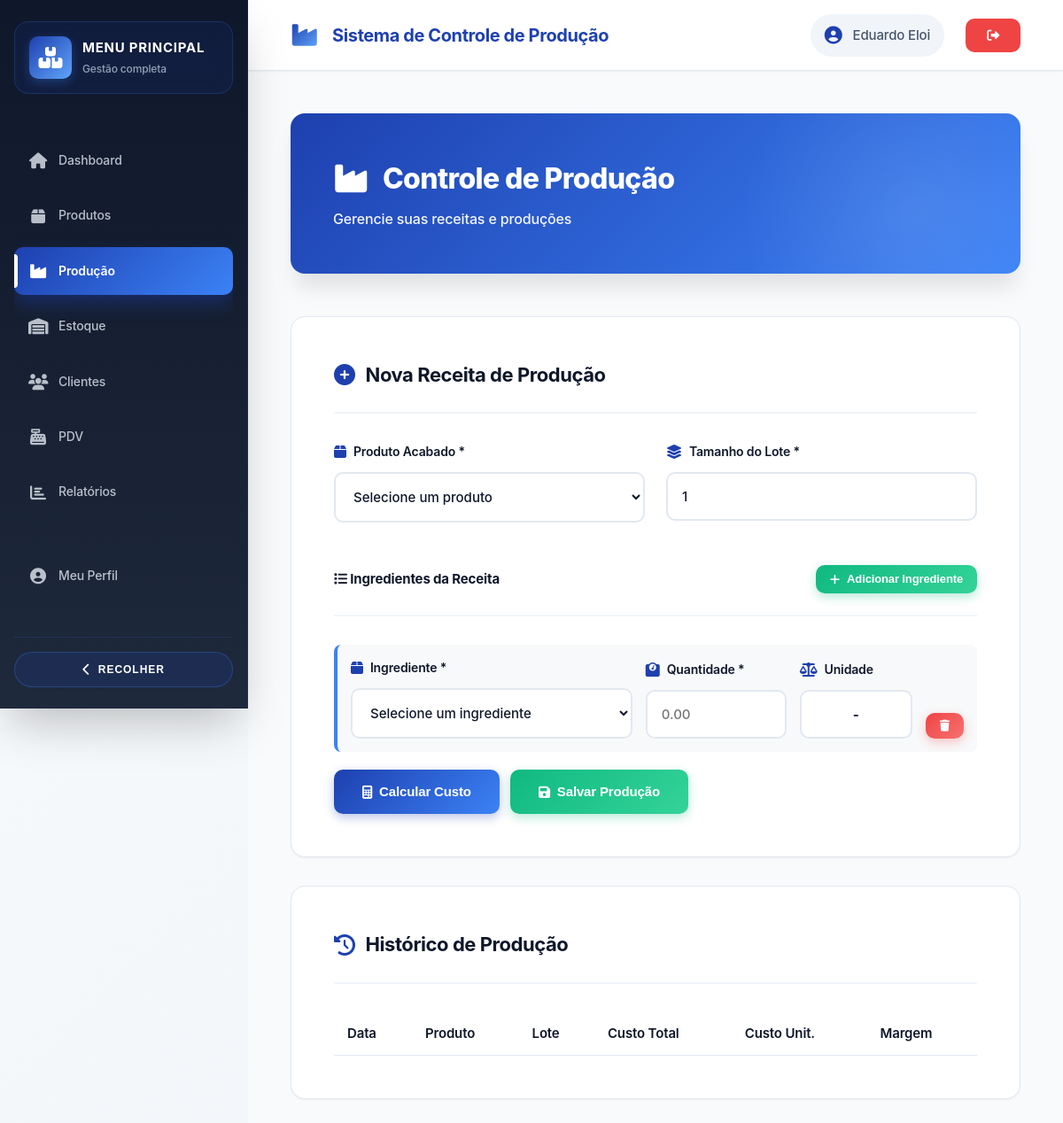
/views/production/index.php (signed in), run on an earlier commit of the app's database.
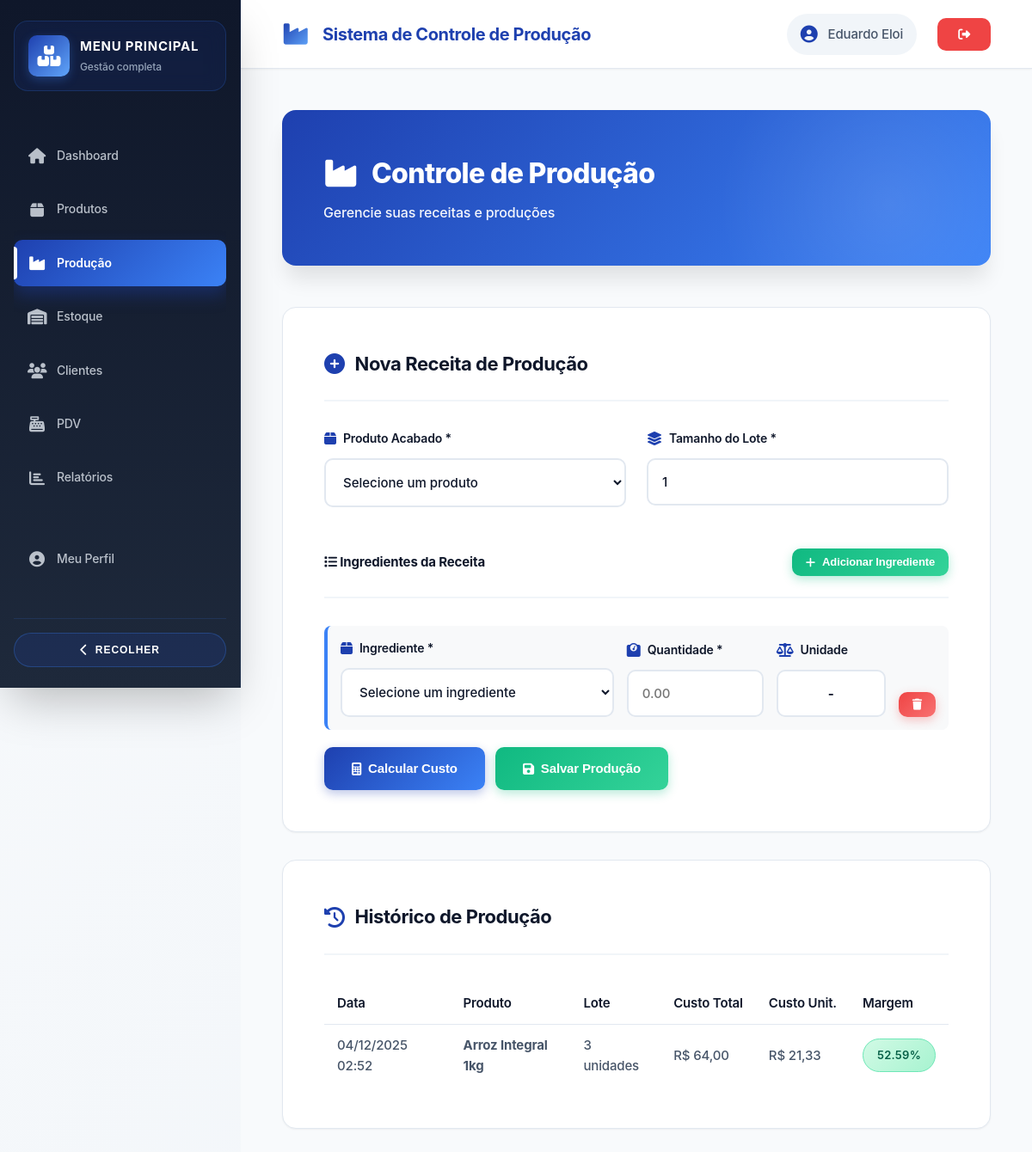
And on a later commit of the database.
### tables this page shows
CREATE TABLE productions (
            id INTEGER PRIMARY KEY AUTOINCREMENT,
            product_id INTEGER NOT NULL,
            batch_size INTEGER NOT NULL,
            total_cost REAL NOT NULL,
            unit_cost REAL NOT NULL,
            profit_margin REAL,
            created_at DATETIME DEFAULT CURRENT_TIMESTAMP, user_id INTEGER NOT NULL DEFAULT 1,
            FOREIGN KEY (product_id) REFERENCES products(id)
        );

CREATE TABLE products (
            id INTEGER PRIMARY KEY AUTOINCREMENT,
            barcode TEXT UNIQUE NOT NULL,
            description TEXT NOT NULL,
            cost REAL NOT NULL,
            price REAL NOT NULL,
            stock REAL DEFAULT 0,
            min_stock REAL DEFAULT 0,
            unit TEXT NOT NULL,
            type TEXT NOT NULL,
            image TEXT,
            created_at DATETIME DEFAULT CURRENT_TIMESTAMP,
            updated_at DATETIME DEFAULT CURRENT_TIMESTAMP
        , category TEXT, brand TEXT, supplier TEXT, max_stock REAL, notes TEXT, status TEXT DEFAULT "active", user_id INTEGER NOT NULL DEFAULT 1);

### config/config.php (called while the page is built, shortened)
<?php
function isLoggedIn() {
    return isset($_SESSION['user_id']);
}
function getCurrentUser() {
    if (isLoggedIn()) {
        return [
            'id' => $_SESSION['user_id'],
            'name' => $_SESSION['user_name'],
            'email' => $_SESSION['user_email']
        ];
    }
    return null;
}
function formatMoney($value) {
    return 'R$ ' . number_format($value, 2, ',', '.');
}
?>

### views/production/index.php (the view, shortened to what this page needs)
<?php
require_once __DIR__ . '/../../config/config.php';
$db = Database::getInstance()->getConnection();
$productions = $db->query("
    SELECT p.*, pr.description as product_name
    FROM productions p
    JOIN products pr ON p.product_id = pr.id
    ORDER BY p.created_at DESC
    LIMIT 20
")->fetchAll(PDO::FETCH_ASSOC);
?>
<?php include __DIR__ . '/../../components/header.php'; ?>
<div class="main-layout">
    <?php include __DIR__ . '/../../components/sidebar.php'; ?>
    <div class="content-wrapper">
        <?php include __DIR__ . '/../../components/navbar.php'; ?>
        <main class="main-content">
            <div class="page-header">
                <h1><i class="fas fa-industry"></i> Controle de Produção</h1>
                <p>Gerencie suas receitas e produções</p>
            </div>
            <div class="card">
                <div class="card-header">
                    <h3><i class="fas fa-plus-circle"></i> Nova Receita de Produção</h3>
                </div>
                <form id="productionForm">
                    <div class="form-row">
                        <div class="form-group">
                            <label for="finished_product">
                                <i class="fas fa-box"></i>
                                Produto Acabado *
                            </label>
                            <select id="finished_product" name="product_id" required>
                                <option value="">Selecione um produto</option>
                            </select>
                        </div>
                        <div class="form-group">
                            <label for="batch_size">
                                <i class="fas fa-layer-group"></i>
                                Tamanho do Lote *
                            </label>
                            <input type="number" id="batch_size" name="batch_size" min="1" value="1" required>
                        </div>
                    </div>
                    <div class="card-header" style="margin-top: 20px;">
                        <h4><i class="fas fa-list"></i> Ingredientes da Receita</h4>
                        <button type="button" class="btn btn-success btn-sm" onclick="adicionarIngrediente()">
                            <i class="fas fa-plus"></i> Adicionar Ingrediente
                        </button>
                    </div>
                    <div id="ingredientsContainer">
                    </div>
                    <div class="btn-group" style="margin-top: 20px;">
                        <button type="button" class="btn btn-primary" onclick="calcularProducao()">
                            <i class="fas fa-calculator"></i> Calcular Custo
                        </button>
                        <button type="button" class="btn btn-success" id="saveBtn" onclick="salvarProducao()" disabled>
                            <i class="fas fa-save"></i> Salvar Produção
                        </button>
                    </div>
                </form>
            </div>
            <div class="card">
                <div class="card-header">
                    <h3><i class="fas fa-history"></i> Histórico de Produção</h3>
                </div>
                <div class="table-responsive">
                    <table class="table">
                        <thead>
                            <tr>
                                <th>Data</th>
                                <th>Produto</th>
                                <th>Lote</th>
                                <th>Custo Total</th>
                                <th>Custo Unit.</th>
                                <th>Margem</th>
                            </tr>
                        </thead>
                        <tbody>
                            <?php foreach ($productions as $prod): ?>
                                <tr>
                                    <td><?php echo date('d/m/Y H:i', strtotime($prod['created_at'])); ?></td>
                                    <td><strong><?php echo htmlspecialchars($prod['product_name']); ?></strong></td>
                                    <td><?php echo $prod['batch_size']; ?> unidades</td>
                                    <td><?php echo formatMoney($prod['total_cost']); ?></td>
                                    <td><?php echo formatMoney($prod['unit_cost']); ?></td>
                                    <td><span class="badge badge-success"><?php echo number_format($prod['profit_margin'], 2); ?>%</span></td>
                                </tr>
                            <?php endforeach; ?>
                        </tbody>
                    </table>
                </div>
            </div>
        </main>
    </div>
</div>
<?php include __DIR__ . '/../../components/footer.php'; ?>

### components/header.php (shortened to what this page needs)
<!DOCTYPE html>
<html lang="pt-br">
<head>
    <link rel="stylesheet" href="https://cdnjs.cloudflare.com/ajax/libs/font-awesome/6.4.0/css/all.min.css">
    <link rel="stylesheet" href="<?php echo BASE_URL; ?>assets/css/style.css">
</head>
<body>

### components/sidebar.php (shortened to what this page needs)
<?php
$currentPage = basename($_SERVER['PHP_SELF'], '.php');
$requestUri  = $_SERVER['REQUEST_URI'];
?>
<aside class="sidebar" id="appSidebar">
    <div class="sidebar-header">
        <div class="sidebar-logo">
            <i class="fas fa-boxes"></i>
        </div>
        <div class="sidebar-title">
            <span class="sidebar-title-main">Menu Principal</span>
            <span class="sidebar-title-sub">Gestão completa</span>
        </div>
    </div>
    <nav class="sidebar-menu">
        <a href="<?php echo BASE_URL; ?>views/dashboard.php"
           class="menu-item <?php echo $currentPage === 'dashboard' ? 'active' : ''; ?>"
           title="Dashboard">
            <i class="fas fa-home"></i>
            <span class="menu-text">Dashboard</span>
        </a>
        <a href="<?php echo BASE_URL; ?>views/products/"
           class="menu-item <?php echo strpos($requestUri, '/products/') !== false ? 'active' : ''; ?>"
           title="Produtos">
            <i class="fas fa-box"></i>
            <span class="menu-text">Produtos</span>
        </a>
        <a href="<?php echo BASE_URL; ?>views/production/"
           class="menu-item <?php echo strpos($requestUri, '/production/') !== false ? 'active' : ''; ?>"
           title="Produção">
            <i class="fas fa-industry"></i>
            <span class="menu-text">Produção</span>
        </a>
        <a href="<?php echo BASE_URL; ?>views/stock/"
           class="menu-item <?php echo strpos($requestUri, '/stock/') !== false ? 'active' : ''; ?>"
           title="Estoque">
            <i class="fas fa-warehouse"></i>
            <span class="menu-text">Estoque</span>
        </a>
        <a href="<?php echo BASE_URL; ?>views/clients/"
           class="menu-item <?php echo strpos($requestUri, '/clients/') !== false ? 'active' : ''; ?>"
           title="Clientes">
            <i class="fas fa-users"></i>
            <span class="menu-text">Clientes</span>
        </a>
        <a href="<?php echo BASE_URL; ?>views/pdv/"
           class="menu-item <?php echo strpos($requestUri, '/pdv/') !== false ? 'active' : ''; ?>"
           title="PDV">
            <i class="fas fa-cash-register"></i>
            <span class="menu-text">PDV</span>
        </a>
        <a href="<?php echo BASE_URL; ?>views/reports/"
           class="menu-item <?php echo strpos($requestUri, '/reports/') !== false ? 'active' : ''; ?>"
           title="Relatórios">
            <i class="fas fa-chart-bar"></i>
            <span class="menu-text">Relatórios</span>
        </a>
        <a href="<?php echo BASE_URL; ?>views/profile/"
           class="menu-item <?php echo strpos($requestUri, '/profile/') !== false ? 'active' : ''; ?>"
           title="Meu Perfil">
            <i class="fas fa-user-circle"></i>
            <span class="menu-text">Meu Perfil</span>
        </a>
        <a href="<?php echo BASE_URL; ?>views/settings/"
           class="menu-item <?php echo strpos($requestUri, '/settings/') !== false ? 'active' : ''; ?>"
           title="Configurações">
        </a>
    </nav>
    <div class="sidebar-footer">
        <button class="sidebar-toggle" id="sidebarToggle" type="button">
            <i class="fas fa-chevron-left"></i>
            <span class="toggle-text">Recolher</span>
        </button>
    </div>
</aside>

### components/navbar.php
<?php
$currentUser = getCurrentUser();
?>
<nav class="navbar">
    <div class="navbar-brand">
        <i class="fas fa-industry"></i>
        <span><?php echo APP_NAME; ?></span>
    </div>
    <div class="navbar-user">
        <div class="user-info">
            <i class="fas fa-user-circle"></i>
            <span><?php echo htmlspecialchars($currentUser['name']); ?></span>
        </div>
        <a href="<?php echo BASE_URL; ?>logout.php" class="btn-logout" title="Sair">
            <i class="fas fa-sign-out-alt"></i>
        </a>
    </div>
</nav>

### components/footer.php (shortened to what this page needs)
</body>
</html>

What changed in the data, as far as the page shows it:
added productions: created_at "04/12/2025 02:52", product.description "Arroz Integral 1kg", batch_size "3", total_cost "R$ 64,00", unit_cost "R$ 21,33", profit_margin "52.59"
